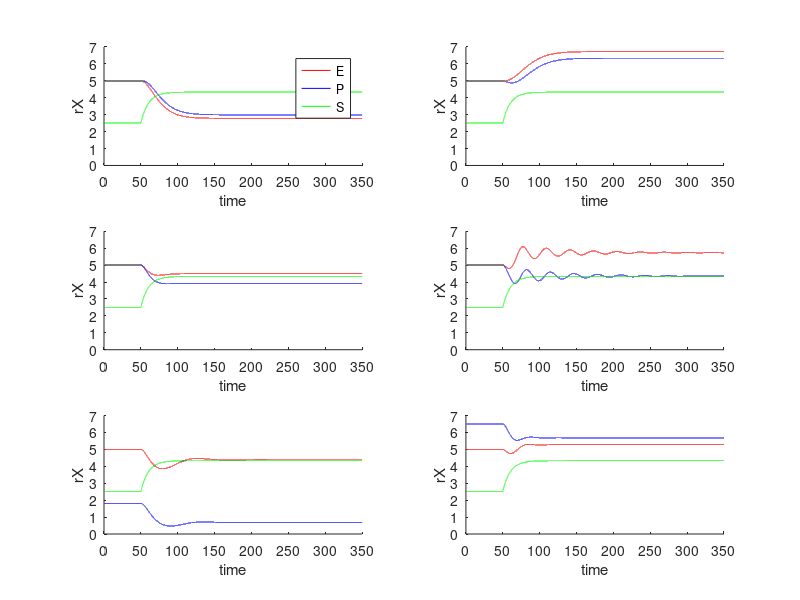

The MATLAB script that drew this image: (Note: this script raises an error after producing the figure.)
%% Code to reproduce Fig. 1 of Bos, Miehl et al., 2024


% parameters
power=2; % power of the I/O nonlinearity
mult_f=1/4; % multiplyer of nonlinearity

dt=0.01; % simulation timestep
end_sim=350; % length of stimulation
tauE=10; tauP=10; tauS=10; % time constants for each population
I_mod_S=1; % amount of SST perturbation

%% Case 1 - Inhibition
counter=0;

wEE=0.8; wEP=0.5; wPE=1; wPP=0.6; % E-PV parameters
wSS=0; % SST self-connection
wES=0.2; % inhibitory pathway
wPS=0; % disinhibitory pathway
wSE=0;% FB from E to SST
wSP=0; % FB from PV to SST

rS=2.5; rP=5; rE=5; % initial firing rates for each population

rE_save(1,1)=rE;
rP_save(1,1)=rP;
rS_save(1,1)=rS;

% calculate the inputs for each population from the firing rate steady
% states rX=mult_f*(wXE*rE-wXP*rP-wXS*rS+xX0)^power for X=[E,P,S]
xE0=(rE_save(1,1)/mult_f)^(power^(-1))-(wEE*rE_save(1,1)-wEP*rP_save(1,1)-wES*rS_save(1,1)); 
xP0=(rP_save(1,1)/mult_f)^(power^(-1))-(wPE*rE_save(1,1)-wPP*rP_save(1,1)-wPS*rS_save(1,1)); 
xS0=(rS_save(1,1)/mult_f)^(power^(-1))-(wSE*rE_save(1,1)-wSP*rP_save(1,1)-wSS*rS_save(1,1));
xE=xE0; xP=xP0; xS=xS0;

for tt=dt:dt:end_sim
    counter=counter+1;
    
    if round(tt/dt)*dt==50
        xS=xS0+I_mod_S;
    end
    
    rE_save(counter+1,1)=rE_save(counter,1)+dt*(-rE_save(counter,1)+mult_f*(wEE*rE_save(counter,1)-wEP*rP_save(counter,1)-wES*rS_save(counter,1)+xE)^power)/tauE;
    rP_save(counter+1,1)=rP_save(counter,1)+dt*(-rP_save(counter,1)+mult_f*(wPE*rE_save(counter,1)-wPP*rP_save(counter,1)-wPS*rS_save(counter,1)+xP)^power)/tauP;
    rS_save(counter+1,1)=rS_save(counter,1)+dt*(-rS_save(counter,1)+mult_f*(wSE*rE_save(counter,1)-wSP*rP_save(counter,1)-wSS*rS_save(counter,1)+xS)^power)/tauS;

end

%% Case 1 - Disinhibition
case_dyn=2;
counter=0;

wEE=0.8; wEP=0.5; wPE=1; wPP=0.6; % E-PV parameters
wSS=0; % SST self-connection
wES=0; % inhibitory pathway
wPS=0.2; % disinhibitory pathway
wSE=0;% FB from E to SST
wSP=0; % FB from PV to SST

rS=2.5; rP=5; rE=5;

rE_save(1,case_dyn)=rE;
rP_save(1,case_dyn)=rP;
rS_save(1,case_dyn)=rS;

xE0=(rE_save(1,case_dyn)/mult_f)^(power^(-1))-(wEE*rE_save(1,case_dyn)-wEP*rP_save(1,case_dyn)-wES*rS_save(1,case_dyn)); 
xP0=(rP_save(1,case_dyn)/mult_f)^(power^(-1))-(wPE*rE_save(1,case_dyn)-wPP*rP_save(1,case_dyn)-wPS*rS_save(1,case_dyn)); 
xS0=(rS_save(1,case_dyn)/mult_f)^(power^(-1))-(wSE*rE_save(1,case_dyn)-wSP*rP_save(1,case_dyn)-wSS*rS_save(1,case_dyn));
xE=xE0; xP=xP0; xS=xS0;

for tt=dt:dt:end_sim
    counter=counter+1;
    
    if round(tt/dt)*dt==50
        xS=xS0+I_mod_S;
    end
    
    rE_save(counter+1,case_dyn)=rE_save(counter,case_dyn)+dt*(-rE_save(counter,case_dyn)+mult_f*(wEE*rE_save(counter,case_dyn)-wEP*rP_save(counter,case_dyn)-wES*rS_save(counter,case_dyn)+xE)^power)/tauE;
    rP_save(counter+1,case_dyn)=rP_save(counter,case_dyn)+dt*(-rP_save(counter,case_dyn)+mult_f*(wPE*rE_save(counter,case_dyn)-wPP*rP_save(counter,case_dyn)-wPS*rS_save(counter,case_dyn)+xP)^power)/tauP;
    rS_save(counter+1,case_dyn)=rS_save(counter,case_dyn)+dt*(-rS_save(counter,case_dyn)+mult_f*(wSE*rE_save(counter,case_dyn)-wSP*rP_save(counter,case_dyn)-wSS*rS_save(counter,case_dyn)+xS)^power)/tauS;

end

%% Case 2 - strong PV-to-PV self-connection
case_dyn=3;
counter=0;

wEE=0.8; wEP=1; wPE=1; wPP=1; % E-PV parameters
wSS=0; 
wES=0.5; % inhibitory pathway
wPS=0.6; % disinhibitory pathway
wSE=0;% FB from E to SST
wSP=0; % FB from PV to SST

rS=2.5; rP=5; rE=5;

rE_save(1,case_dyn)=rE;
rP_save(1,case_dyn)=rP;
rS_save(1,case_dyn)=rS;

xE0=(rE_save(1,case_dyn)/mult_f)^(power^(-1))-(wEE*rE_save(1,case_dyn)-wEP*rP_save(1,case_dyn)-wES*rS_save(1,case_dyn)); 
xP0=(rP_save(1,case_dyn)/mult_f)^(power^(-1))-(wPE*rE_save(1,case_dyn)-wPP*rP_save(1,case_dyn)-wPS*rS_save(1,case_dyn)); 
xS0=(rS_save(1,case_dyn)/mult_f)^(power^(-1))-(wSE*rE_save(1,case_dyn)-wSP*rP_save(1,case_dyn)-wSS*rS_save(1,case_dyn));
xE=xE0; xP=xP0; xS=xS0;

for tt=dt:dt:end_sim
    counter=counter+1;
    
    if round(tt/dt)*dt==50
        xS=xS0+I_mod_S;
    end
    
    rE_save(counter+1,case_dyn)=rE_save(counter,case_dyn)+dt*(-rE_save(counter,case_dyn)+mult_f*(wEE*rE_save(counter,case_dyn)-wEP*rP_save(counter,case_dyn)-wES*rS_save(counter,case_dyn)+xE)^power)/tauE;
    rP_save(counter+1,case_dyn)=rP_save(counter,case_dyn)+dt*(-rP_save(counter,case_dyn)+mult_f*(wPE*rE_save(counter,case_dyn)-wPP*rP_save(counter,case_dyn)-wPS*rS_save(counter,case_dyn)+xP)^power)/tauP;
    rS_save(counter+1,case_dyn)=rS_save(counter,case_dyn)+dt*(-rS_save(counter,case_dyn)+mult_f*(wSE*rE_save(counter,case_dyn)-wSP*rP_save(counter,case_dyn)-wSS*rS_save(counter,case_dyn)+xS)^power)/tauS;

end

%% Case 2 - weak PV-to-PV self-connection
case_dyn=4;
counter=0;

wEE=0.8; wEP=1; wPE=1; wPP=0.1; % E-PV parameters
wSS=0; 
wES=0.5; % inhibitory pathway
wPS=0.6; % disinhibitory pathway
wSE=0;% FB from E to SST
wSP=0; % FB from PV to SST

rS=2.5; rP=5; rE=5;

rE_save(1,case_dyn)=rE;
rP_save(1,case_dyn)=rP;
rS_save(1,case_dyn)=rS;

xE0=(rE_save(1,case_dyn)/mult_f)^(power^(-1))-(wEE*rE_save(1,case_dyn)-wEP*rP_save(1,case_dyn)-wES*rS_save(1,case_dyn)); 
xP0=(rP_save(1,case_dyn)/mult_f)^(power^(-1))-(wPE*rE_save(1,case_dyn)-wPP*rP_save(1,case_dyn)-wPS*rS_save(1,case_dyn)); 
xS0=(rS_save(1,case_dyn)/mult_f)^(power^(-1))-(wSE*rE_save(1,case_dyn)-wSP*rP_save(1,case_dyn)-wSS*rS_save(1,case_dyn));
xE=xE0; xP=xP0; xS=xS0;

for tt=dt:dt:end_sim
    counter=counter+1;
    
    if round(tt/dt)*dt==50
        xS=xS0+I_mod_S;
    end
    
    rE_save(counter+1,case_dyn)=rE_save(counter,case_dyn)+dt*(-rE_save(counter,case_dyn)+mult_f*(wEE*rE_save(counter,case_dyn)-wEP*rP_save(counter,case_dyn)-wES*rS_save(counter,case_dyn)+xE)^power)/tauE;
    rP_save(counter+1,case_dyn)=rP_save(counter,case_dyn)+dt*(-rP_save(counter,case_dyn)+mult_f*(wPE*rE_save(counter,case_dyn)-wPP*rP_save(counter,case_dyn)-wPS*rS_save(counter,case_dyn)+xP)^power)/tauP;
    rS_save(counter+1,case_dyn)=rS_save(counter,case_dyn)+dt*(-rS_save(counter,case_dyn)+mult_f*(wSE*rE_save(counter,case_dyn)-wSP*rP_save(counter,case_dyn)-wSS*rS_save(counter,case_dyn)+xS)^power)/tauS;

end

%% Case 3 - low PV firing rate
case_dyn=5;
counter=0;

wEE=0.8; wEP=1; wPE=1; wPP=0.6; % E-PV parameters
wSS=0; 
wES=0.5; % inhibitory pathway
wPS=0.6; % disinhibitory pathway
wSE=0;% FB from E to SST
wSP=0; % FB from PV to SST

rS=2.5; rP=1.8; rE=5;

rE_save(1,case_dyn)=rE;
rP_save(1,case_dyn)=rP;
rS_save(1,case_dyn)=rS;

xE0=(rE_save(1,case_dyn)/mult_f)^(power^(-1))-(wEE*rE_save(1,case_dyn)-wEP*rP_save(1,case_dyn)-wES*rS_save(1,case_dyn)); 
xP0=(rP_save(1,case_dyn)/mult_f)^(power^(-1))-(wPE*rE_save(1,case_dyn)-wPP*rP_save(1,case_dyn)-wPS*rS_save(1,case_dyn)); 
xS0=(rS_save(1,case_dyn)/mult_f)^(power^(-1))-(wSE*rE_save(1,case_dyn)-wSP*rP_save(1,case_dyn)-wSS*rS_save(1,case_dyn));
xE=xE0; xP=xP0; xS=xS0;

for tt=dt:dt:end_sim
    counter=counter+1;
    
    if round(tt/dt)*dt==50
        xS=xS0+I_mod_S;
    end
    
    rE_save(counter+1,case_dyn)=rE_save(counter,case_dyn)+dt*(-rE_save(counter,case_dyn)+mult_f*(wEE*rE_save(counter,case_dyn)-wEP*rP_save(counter,case_dyn)-wES*rS_save(counter,case_dyn)+xE)^power)/tauE;
    rP_save(counter+1,case_dyn)=rP_save(counter,case_dyn)+dt*(-rP_save(counter,case_dyn)+mult_f*(wPE*rE_save(counter,case_dyn)-wPP*rP_save(counter,case_dyn)-wPS*rS_save(counter,case_dyn)+xP)^power)/tauP;
    rS_save(counter+1,case_dyn)=rS_save(counter,case_dyn)+dt*(-rS_save(counter,case_dyn)+mult_f*(wSE*rE_save(counter,case_dyn)-wSP*rP_save(counter,case_dyn)-wSS*rS_save(counter,case_dyn)+xS)^power)/tauS;

end

%% Case 3 - high PV firing rate
case_dyn=6;
counter=0;

wEE=0.8; wEP=1; wPE=1; wPP=0.6; % E-PV parameters
wSS=0; 
wES=0.5; % inhibitory pathway
wPS=0.6; % disinhibitory pathway
wSE=0;% FB from E to SST
wSP=0; % FB from PV to SST

rS=2.5; rP=6.5; rE=5;

rE_save(1,case_dyn)=rE;
rP_save(1,case_dyn)=rP;
rS_save(1,case_dyn)=rS;

xE0=(rE_save(1,case_dyn)/mult_f)^(power^(-1))-(wEE*rE_save(1,case_dyn)-wEP*rP_save(1,case_dyn)-wES*rS_save(1,case_dyn)); 
xP0=(rP_save(1,case_dyn)/mult_f)^(power^(-1))-(wPE*rE_save(1,case_dyn)-wPP*rP_save(1,case_dyn)-wPS*rS_save(1,case_dyn)); 
xS0=(rS_save(1,case_dyn)/mult_f)^(power^(-1))-(wSE*rE_save(1,case_dyn)-wSP*rP_save(1,case_dyn)-wSS*rS_save(1,case_dyn));
xE=xE0; xP=xP0; xS=xS0;

for tt=dt:dt:end_sim
    counter=counter+1;
    
    if round(tt/dt)*dt==50
        xS=xS0+I_mod_S;
    end
    
    rE_save(counter+1,case_dyn)=rE_save(counter,case_dyn)+dt*(-rE_save(counter,case_dyn)+mult_f*(wEE*rE_save(counter,case_dyn)-wEP*rP_save(counter,case_dyn)-wES*rS_save(counter,case_dyn)+xE)^power)/tauE;
    rP_save(counter+1,case_dyn)=rP_save(counter,case_dyn)+dt*(-rP_save(counter,case_dyn)+mult_f*(wPE*rE_save(counter,case_dyn)-wPP*rP_save(counter,case_dyn)-wPS*rS_save(counter,case_dyn)+xP)^power)/tauP;
    rS_save(counter+1,case_dyn)=rS_save(counter,case_dyn)+dt*(-rS_save(counter,case_dyn)+mult_f*(wSE*rE_save(counter,case_dyn)-wSP*rP_save(counter,case_dyn)-wSS*rS_save(counter,case_dyn)+xS)^power)/tauS;

end

%% make figures
fig=figure
subplot(3,2,1)
hold on
plot(0:dt:end_sim,rE_save(:,1),'r')
plot(0:dt:end_sim,rP_save(:,1),'b')
plot(0:dt:end_sim,rS_save(:,1),'g')
hold off
legend('E','P','S')
xlabel('time')
ylabel('rX')
xlim([0 end_sim])
ylim([0 7])

subplot(3,2,2)
hold on
plot(0:dt:end_sim,rE_save(:,2),'r')
plot(0:dt:end_sim,rP_save(:,2),'b')
plot(0:dt:end_sim,rS_save(:,2),'g')
hold off
xlabel('time')
ylabel('rX')
xlim([0 end_sim])
ylim([0 7])

subplot(3,2,3)
hold on
plot(0:dt:end_sim,rE_save(:,3),'r')
plot(0:dt:end_sim,rP_save(:,3),'b')
plot(0:dt:end_sim,rS_save(:,3),'g')
hold off
xlabel('time')
ylabel('rX')
xlim([0 end_sim])
ylim([0 7])

subplot(3,2,4)
hold on
plot(0:dt:end_sim,rE_save(:,4),'r')
plot(0:dt:end_sim,rP_save(:,4),'b')
plot(0:dt:end_sim,rS_save(:,4),'g')
hold off
xlabel('time')
ylabel('rX')
xlim([0 end_sim])
ylim([0 7])

subplot(3,2,5)
hold on
plot(0:dt:end_sim,rE_save(:,5),'r')
plot(0:dt:end_sim,rP_save(:,5),'b')
plot(0:dt:end_sim,rS_save(:,5),'g')
hold off
xlabel('time')
ylabel('rX')
xlim([0 end_sim])
ylim([0 7])

subplot(3,2,6)
hold on
plot(0:dt:end_sim,rE_save(:,6),'r')
plot(0:dt:end_sim,rP_save(:,6),'b')
plot(0:dt:end_sim,rS_save(:,6),'g')
hold off
xlabel('time')
ylabel('rX')
xlim([0 end_sim])
ylim([0 7])

fig.Renderer='Painters';
%saveas(gcf,'Fig_1_cases.pdf')